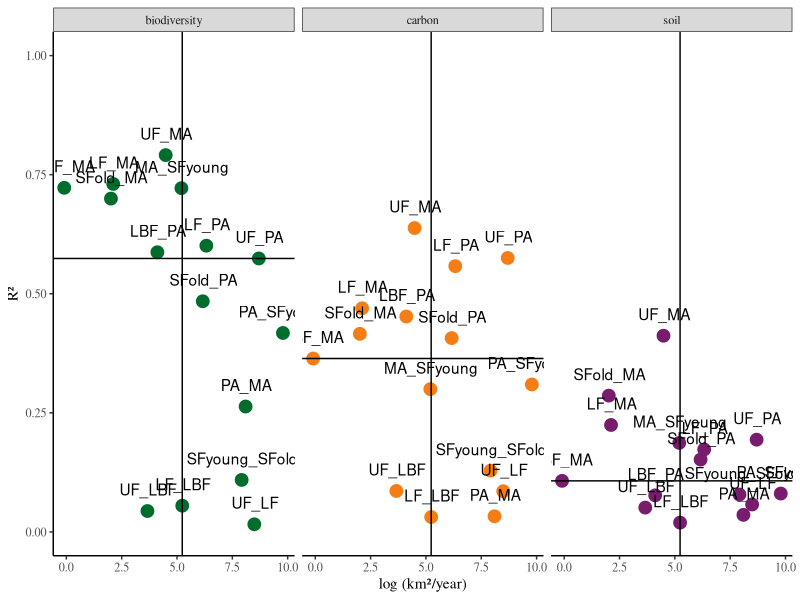

Generate this figure with R:
#### Script to test the link between land-use and land-cover transition rates to their ecological impacts ####

# Loading packages 

library(dplyr)
library(ggplot2)
library(viridis)

# Loading data

data_R2 <- read.csv("Results/average_R2.csv", h=T, row.names = 1)
data_transitions <- read.table("Data/Transition_rates.txt", h=T)

data_all <- left_join(x = data_R2, y = data_transitions, by = "Transition")


biodiversity <- droplevels(data_all[data_all$Component=="biodiversity",])
carbon <- droplevels(data_all[data_all$Component=="carbon",])
soil <- droplevels(data_all[data_all$Component=="soil",])

#### Testing the regression models ####

anova(lm(mean_R2~log(km2), data = biodiversity), test = "F")
anova(lm(mean_R2~log(km2), data = carbon), test = "F")
anova(lm(mean_R2~log(km2), data = soil))
  
# None is statistically significant!

## Creating the graph

# My APA-format theme
apatheme=theme_bw()+
  theme(panel.grid.major=element_blank(),
        panel.grid.minor=element_blank(),
        panel.border=element_blank(),
        axis.line=element_line(),
        text=element_text(family='Times'),
        legend.position='none')


  # Calculating the medians - Separating the quadrants: i) low impact, low rate, 
      # ii) low impact, high rate, iii) high impact, low-rate, iv) high impact, high rate.

  vline.data <- data.frame(data_all %>% 
                             group_by(Component) %>% 
                             summarise(median(log(km2))))
  names(vline.data)[2] <- "median_km2"

  hline.data <- data.frame(data_all %>% 
                             group_by(Component) %>% 
                             summarise(median(mean_R2)))
  names(hline.data)[2] <- "median_R2"


# Plotting the graph
  
ggplot(data_all, aes(y=mean_R2, x=log(km2), colour = factor(Component)))+
  #Add data points and color them black
  geom_point(size = 4)+
  geom_vline(aes(xintercept = median_km2), vline.data)+
  geom_hline(aes(yintercept = median_R2), hline.data)+
  scale_x_continuous(name='log (km²/year)')+
  scale_colour_manual(values = c("#006D2C", "#F57D15", "#781C6D"))+
  ylim(c(0,1))+
  #labels of points
  geom_text(label = data_all$Transition, 
            nudge_x = 0.030,
            nudge_y = 0.045,
            check_overlap = F, colour = "black")+
  #Give y-axis a meaningful label
  ylab('R²')+
  #Create sub-plots (i.e., facets) based on levels of setting
  #And allow them to have their own unique axes (so authors don't redundantly repeat)
  facet_grid(cols = vars(Component), scales= 'fixed', space='free')+
  #Apply my APA theme
  apatheme
